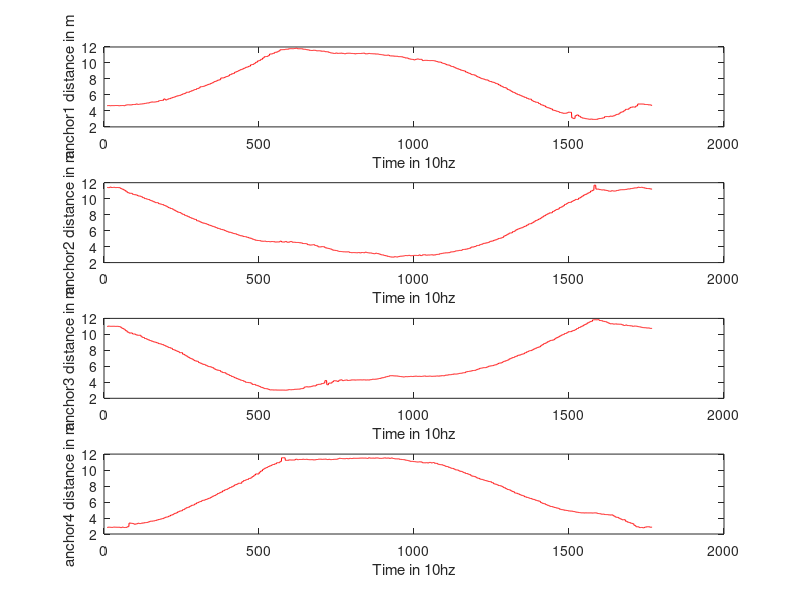
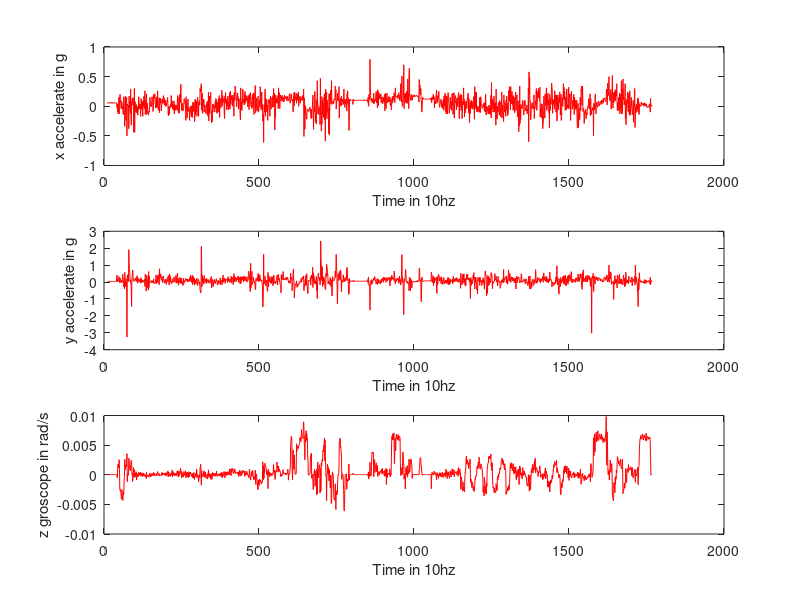

These figures' MATLAB source, in order:
% clc;
% clear all;
% close all;

data = load('2019-11-18-17-11-32sensor.txt');

[row, col] = size(data); % get data size
d2r = pi/180;
r2d = 180/pi;
L = 0.32; % m

start_bit = 10;
t = start_bit:row;

accx = data(:,10);
accy = data(:,11);
accz = data(:,12);

grox = data(:,7)*d2r;
groy = data(:,8)*d2r;
groz = data(:,9)*d2r + 0.00316;

roll = data(:,13)*d2r;
pitch = data(:,14)*d2r;
yaw = data(:,15)*d2r+186*d2r;

for i=1:1000
   if yaw(i) > 340*d2r
       yaw(i) = yaw(i)-2*pi;
   end
end

% uwb distance between anchors and tag
anchor = zeros(row, 4);
uwb_state = data(:,1);
anchor(:,1) = data(:,2);
anchor(:,2) = data(:,3);
anchor(:,3) = data(:,4);
anchor(:,4) = data(:,5);

% odom velocity and length
dist_l = data(:,16);
dist_r = data(:,17);
vel_l = data(:,18);
vel_r = data(:,19);
% odom delta length
delta_dis_l = zeros(row,1);
delta_dis_r = zeros(row,1);
delta_dis_l(1) = dist_l(1);
delta_dis_r(1) = dist_r(1);
for i = 2:row 
   delta_dis_l(i) =  dist_l(i) - dist_l(i-1);
   delta_dis_r(i) =  dist_r(i) - dist_r(i-1);
end
    
dist_avg = (delta_dis_r + delta_dis_l)/2;
vel_avg = (vel_r + vel_l)/2;

omega = (delta_dis_r - delta_dis_l)/L; % in rad

omega_sum = zeros(row,1);

radius = zeros(row,1);
delta_x_B = zeros(row,1);
delta_y_B = zeros(row,1);
delta_x_N = zeros(row,1);
delta_y_N = zeros(row,1);
dv_x = zeros(row,1);
dv_y = zeros(row,1);
delta_x_B = zeros(row,1);
delta_y_B = zeros(row,1);
odom_x = zeros(row,1);
odom_y = zeros(row,1);
% delta velocity x and y of vehicle in B-frame
odom_x(1) = 3.84;
odom_y(1) = 0;
for i=2:row
    omega_sum(i) = omega_sum(i-1) + omega(i);
    omega_sum(i) = yaw(i);
    if omega(i) ~= 0
        radius(i) = (delta_dis_r(i) + delta_dis_l(i))/(2*omega(i));
        delta_x_B(i) = radius(i)*(1-cos(omega(i)));
        delta_y_B(i) = radius(i)*sin(omega(i));
        delta_x_N(i) = cos(omega_sum(i))*delta_x_B(i)-sin(omega_sum(i))*delta_y_B(i);
        delta_y_N(i) = sin(omega_sum(i))*delta_x_B(i)+cos(omega_sum(i))*delta_y_B(i);
        dv_x(i) = delta_x_B(i)*10; % 10HZ
        dv_y(i) = delta_y_B(i)*10;
        odom_x(i) = odom_x(i-1) + delta_x_N(i);
        odom_y(i) = odom_y(i-1) + delta_y_N(i);
    else
        delta_x_N(i) = dist_avg(i)*cos(omega_sum(i)+pi/2);
        delta_y_N(i) = dist_avg(i)*sin(omega_sum(i)+pi/2);
%         delta_x_B(i) = cos(yaw(i))*delta_x_N(i)+sin(yaw(i))*delta_y_N(i);
%         delta_y_B(i) = -sin(yaw(i))*delta_x_N(i)+cos(yaw(i))*delta_y_N(i);
%         dv_x(i) = delta_x_B(i)*10; % 10HZ
%         dv_y(i) = delta_y_B(i)*10;
        odom_x(i) = odom_x(i-1) + delta_x_N(i);
        odom_y(i) = odom_y(i-1) + delta_y_N(i);
    end

% % calculate velocity of odometer in B-frame
%     if omega(i) ~= 0
%         radius(i) = (delta_dis_r(i) + delta_dis_l(i))/(2*omega(i));
%         dv_x(i) = -(vel_avg(i)/2)*omega(i)*0.1;
%         dv_y(i) = vel_avg(i);
%         delta_x_B(i) = dv_x(i)*0.1;
%         delta_y_B(i) = dv_y(i)*0.1;
%         odom_x(i) = odom_x(i-1) + cos(omega_sum(i))*delta_x_B(i) - sin(omega_sum(i))*delta_y_B(i);
%         odom_y(i) = odom_y(i-1) + sin(omega_sum(i))*delta_x_B(i) + cos(omega_sum(i))*delta_y_B(i);
%     else
%         delta_x_N(i) = dist_avg(i)*cos(omega_sum(i)+pi/2);
%         delta_y_N(i) = dist_avg(i)*sin(omega_sum(i)+pi/2);
%         odom_x(i) = odom_x(i-1) + delta_x_N(i);
%         odom_y(i) = odom_y(i-1) + delta_y_N(i);
%     end

% % calculate velocity of odometer in B-frame
%     dv_x(i) = -vel_avg(i)*sin(omega(i)*0.1);
%     dv_y(i) = vel_avg(i)*cos(omega(i)*0.1);
%     delta_x_B(i) = dv_x(i)*0.1;
%     delta_y_B(i) = dv_y(i)*0.1;
%     odom_x(i) = odom_x(i-1) + cos(omega_sum(i))*delta_x_B(i) - sin(omega_sum(i))*delta_y_B(i);
%     odom_y(i) = odom_y(i-1) + sin(omega_sum(i))*delta_x_B(i) + cos(omega_sum(i))*delta_y_B(i);
end

for i=2:row
    if(uwb_state(i) ~= 15)
        for j = 1:4
            if ~bitget(uwb_state(i),j)
                anchor(i,j) = anchor(i-1,j);
            end
        end
    end
end

% %  low-pass filter uwb distance to remove errors
% order = 1;
% filtCutoff = 0.1;
% [b, a] = butter(order, (2*filtCutoff)/10, 'low');
% anchor_LP = filtfilt(b,a,anchor);

anchor_cal = zeros(row, 4);
anchor_cal(:,1) = 0.9865*anchor(:,1) - 0.3350;
anchor_cal(:,2) = 0.9882*anchor(:,2) - 0.3713;
anchor_cal(:,3) = 0.9952*anchor(:,3) - 0.4922;
anchor_cal(:,4) = 0.9926*anchor(:,4) - 0.385;
% dt_uwb = data(:,7);
% dt_imu = data(:,20);
% dt_freq = data(:,21);

% for i = t
%     % acc
%     if data(i,10) == 0
%         accx(i) = data(i-1,10);
%     end
%     if data(i,11) == 0
%         accy(i) = data(i-1,11);
%     end
%     if data(i,12) == 0
%         accz(i) = data(i-1,12);
%     end
%     % gro
%     if data(i,7) == 0
%         grox(i) = data(i-1,7);
%     end
%     if data(i,8) == 0
%         groy(i) = data(i-1,8);
%     end
%     if data(i,9) == 0
%         groz(i) = data(i-1,9);
%     end    
%     % euler
%     if data(i,13) == 0
%         roll(i) = data(i-1,13);
%     end
%     if data(i,14) == 0
%         pitch(i) = data(i-1,14);
%     end
%     if data(i,15) == 0
%         yaw(i) = data(i-1,15);
%     end
%     % uwb
%     if data(i,2) == 0
%         anchor(i,1) = data(i-1,2);
%     end
%     if data(i,3) == 0
%         anchor(i,2) = data(i-1,3);
%     end
%     if data(i,4) == 0
%         anchor(i,3) = data(i-1,4);
%     end
%     if data(i,5) == 0
%         anchor(i,4) = data(i-1,5);
%     end
%     % odom
%     if data(i,16) == 0
%         dist_l(i) = data(i-1,16);
%     end
%     if data(i,17) == 0
%         dist_r(i) = data(i-1,17);
%     end
%     if data(i,18) == 0
%         vel_l(i) = data(i-1,18);
%     end
%     if data(i,19) == 0
%         vel_r(i) = data(i-1,19);
%     end 
%     % dt
%     if data(i,7) == 0
%         dt_uwb(i) = data(i-1,7);
%     end
%     if data(i,20) == 0
%         dt_imu(i) = data(i-1,20);
%     end
%     if data(i,21) == 0
%         dt_freq(i) = data(i-1,21);
%     end    
% end

% figure (1)
% subplot(311);
% plot(t,accx(t),'r')
% xlabel('Time in 10hz');ylabel('x accelerate in g');
% subplot(312);
% plot(t,accy(t),'r')
% xlabel('Time in 10hz');ylabel('y accelerate in g');
% subplot(313);
% plot(t,accz(t),'r')
% xlabel('Time in 10hz');ylabel('z accelerate in g');
% 
figure (10)
subplot(311);
plot(t,accx(t),'r')
xlabel('Time in 10hz');ylabel('x accelerate in g');
subplot(312);
plot(t,accy(t),'r')
xlabel('Time in 10hz');ylabel('y accelerate in g');
subplot(313);
plot(t,groz(t)*d2r,'r')
xlabel('Time in 10hz');ylabel('z groscope in rad/s');
% 
% figure (2)
% subplot(311);
% plot(t,grox(t)*d2r,'r')
% xlabel('Time in 10hz');ylabel('x groscope in rad/s');
% subplot(312);
% plot(t,groy(t)*d2r,'r')
% xlabel('Time in 10hz');ylabel('y groscope in rad/s');
% subplot(313);
% plot(t,groz(t)*d2r,'r')
% xlabel('Time in 10hz');ylabel('z groscope in rad/s');
% % 
% figure (3)
% subplot(311);
% plot(t,roll(t)*d2r,'r')
% xlabel('Time in 10hz');ylabel('roll in rad');
% subplot(312);
% plot(t,pitch(t)*d2r,'r')
% xlabel('Time in 10hz');ylabel('pitch in rad');
% subplot(313);
% plot(t,yaw(t)*d2r,'r')
% xlabel('Time in 10hz');ylabel('yaw in rad');
% % 
figure (3)
subplot(411);
plot(t,anchor(t,1),'r')
xlabel('Time in 10hz');ylabel('anchor1 distance in m');
subplot(412);
plot(t,anchor(t,2),'r')
xlabel('Time in 10hz');ylabel('anchor2 distance in m');
subplot(413);
plot(t,anchor(t,3),'r')
xlabel('Time in 10hz');ylabel('anchor3 distance in m');
subplot(414);
plot(t,anchor(t,4),'r')
xlabel('Time in 10hz');ylabel('anchor4 distance in m');
%
% figure (6)
% subplot(311);
% plot(t,delta_dis_l(t),'r',t,delta_dis_r(t),'g',t,dist_avg(t),'b')
% xlabel('Time in 10hz');ylabel('odom distance in m');
% subplot(312);
% plot(t,vel_l(t),'r',t,vel_r(t),'g',t,vel_avg(t),'b')
% xlabel('Time in 10hz');ylabel('odom velocity in m/s');
% subplot(313);
% plot(t,dv_x(t),'r',t,dv_y(t),'g')
% xlabel('Time in 10hz');ylabel('odom distance in x_y');
% % 
% figure (7)
% subplot(311);
% plot(t,dt_uwb(t),'r')
% xlabel('Time in 10hz');ylabel('uwb frequency in s');
% subplot(312);
% plot(t,dt_imu(t),'r')
% xlabel('Time in 10hz');ylabel('imu frequency in s');
% subplot(313);
% plot(t,dt_freq(t),'r')
% xlabel('Time in 10hz');ylabel('save frequency in s');

